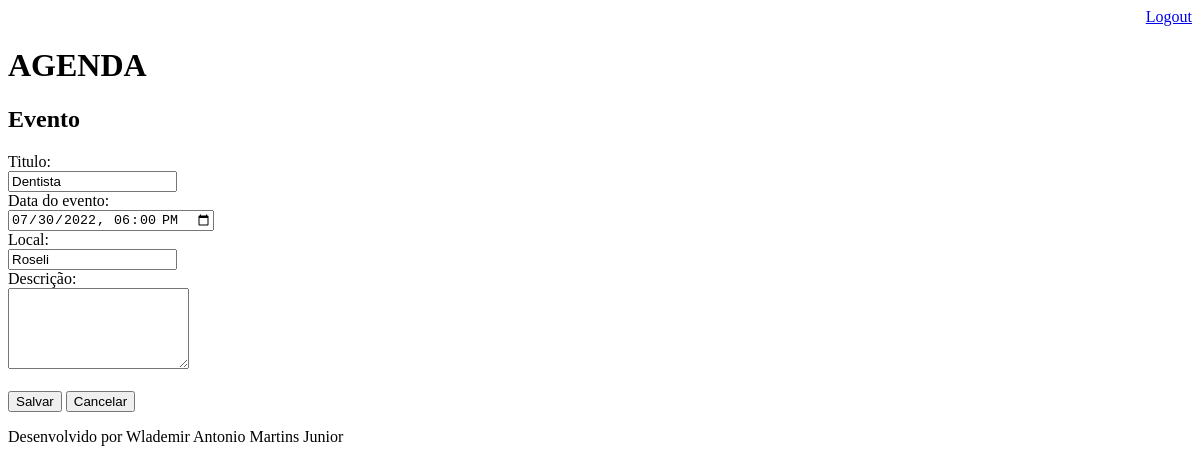
The page /agenda/evento/?id=1 (signed in) on the database as committed earlier.
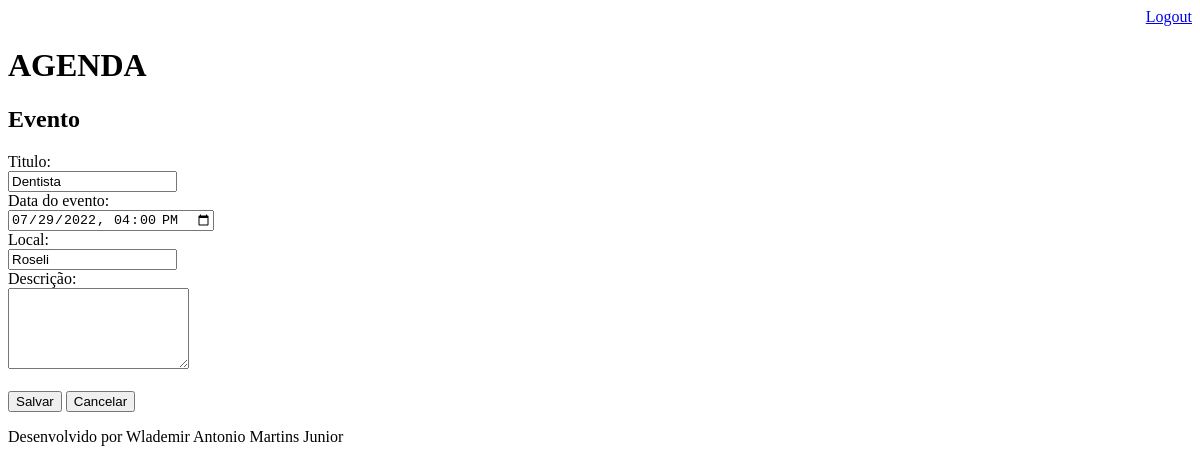
The same page on the database as committed later.
### core/models.py (models this page shows, shortened)
class Evento(models.Model):
    titulo = models.CharField(max_length=100)
    descricao = models.TextField(blank=True, null=True)
    local = models.TextField(blank=True, null=True)
    data_evento = models.DateTimeField()
    data_criacao = models.DateTimeField(auto_now=True)
    usuario = models.ForeignKey(User, on_delete=models.CASCADE)
    class Meta:
        db_table = 'evento'
    def get_data_input_evento(self):
        return self.data_evento.strftime('%Y-%m-%dT%H:%M')

### core/views.py (the view)
# urls.py: path('agenda/evento/', views.evento),
@login_required(login_url='/login/')
def evento(request):
    id_evento = request.GET.get('id')
    dados = {}
    if id_evento:
        dados['evento'] = Evento.objects.get(id=id_evento)
    return render(request, 'evento.html', dados)

### templates/evento.html (shortened to what this page needs)
{% extends 'model-page.html' %}
{% block content %}
    <h2>Evento</h2>
    <form action="submit" method="POST"> {% csrf_token %}
        <label>Titulo:</label>
        <br>
        <input type="text" name="titulo" size="18" value="{{ evento.titulo }}">
        <br>
        <label>Data do evento:</label>
        <br>
        <input type="datetime-local" name="data_evento" value="{{ evento.get_data_input_evento }}">
        <br>
        <label>Local:</label>
        <br>
        <input type="text" name="local" size="18" value="{{ evento.local }}">
        <br>
        <label>Descrição:</label>
        <br>
        <textarea name="descricao" rows="5">{{ evento.descricao }}</textarea>
        <br><br>
        <button type="submit">Salvar</button>
        <a href="/">
            <button type="button">Cancelar</button>
        </a>
    </form>
{% endblock %}

Rows that differ between the two databases and show on the page:
changed Evento "Dentista": data_evento "07/30/2022 18:00" → "07/29/2022 16:00"
